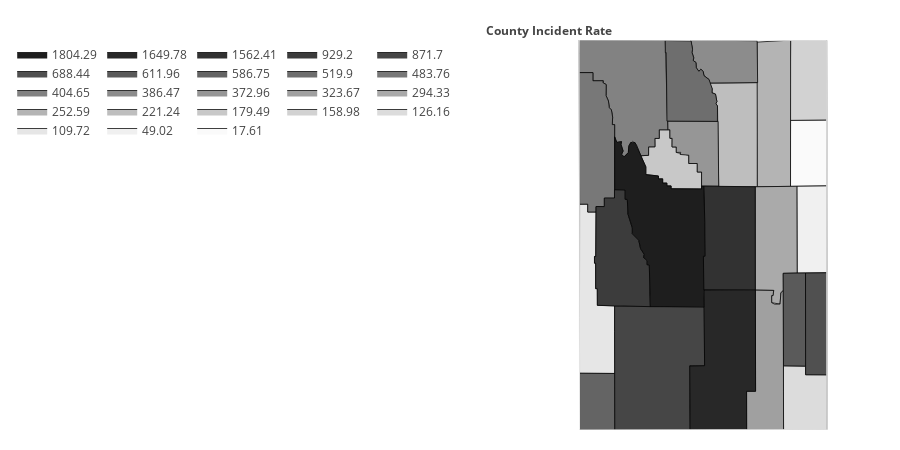

Notebook code for this chart:
### Code cell
########educational discipline rates chloropleth#########
display(HTML('<h1>Educational Discipline Rates for {}</h1>'.format(YEAR)))
display(HTML(school_county_rates[['Total','Population 11-17','Rate']].loc[idx[:,YEAR:YEAR], :].reset_index(level=1,drop=True).transpose().to_html()))
edu_values = []
for county in counties:
    #print('county: {} with value: {}'.format(county,juvenile_arrests[['Total Incidents','Population 11-17','Rate']].loc[idx[county,YEAR:YEAR], :]['Rate'][0]))
    edu_values.append(school_county_rates.loc[idx[county,YEAR:YEAR], :]['Rate'][0])
# print(len(values))
# print(len(fips))
# print(fips)
# print(values)

fig = ff.create_choropleth(
    fips=fips, values=edu_values,colorscale=grey_scale,
    scope=['Wyoming'], county_outline={'color': 'rgb(0,0,0)', 'width': 0.75},
    legend_title='County Incident Rate'
)
fig['layout']['legend'].update({'x': -.2,'orientation':'h'})
fig['layout']['annotations'][0].update({'x': -0.12, 'xanchor': 'left'})
# print(dir(fig['layout']['legend']))
# print(str(fig['layout']['legend']))
pl.offline.iplot(fig, filename='educational_discipline_rates_choropleth_wyoming')

### Figure 1 — Plotly figure (JSON) as saved in the notebook; plotly's stock layout.template omitted (floating-point values rounded to 4 significant figures)
{"data": [{"fill": "toself", "fillcolor": "rgb(250,250,250)", "hoverinfo": "none", "line": {"color": "rgb(0,0,0)", "width": 0.75}, "mode": "lines", "name": "17.61", "type": "scatter", "uid": "ad215f4c-b5f9-11e8-a737-e82aea1df894", "x": [-105.1, -105.1, -104.1, -104.1, -105.1, -105.1, null], "y": [43.97, 44.18, 44.18, 43.5, 43.5, 43.97, null]}, {"fill": "toself", "fillcolor": "rgb(240,240,240)", "hoverinfo": "none", "line": {"color": "rgb(0,0,0)", "width": 0.75}, "mode": "lines", "name": "49.02", "type": "scatter", "uid": "ad215f4d-b5f9-11e8-a737-e82aea1df894", "x": [-104.9, -104.1, -104.1, -104.9, -104.9, null], "y": [43.5, 43.5, 42.61, 42.61, 43.5, null]}, {"fill": "toself", "fillcolor": "rgb(230,230,230)", "hoverinfo": "none", "line": {"color": "rgb(0,0,0)", "width": 0.75}, "mode": "lines", "name": "109.72", "type": "scatter", "uid": "ad215f4e-b5f9-11e8-a737-e82aea1df894", "x": [-111.0, -111.0, -110.8, -110.8, -110.6, -110.6, -110.6, -110.6, -110.6, -110.6, -110.5, -110.5, -110.1, -110.0, -111.0, -111.0, null], "y": [42.15, 43.32, 43.32, 43.24, 43.24, 42.78, 42.78, 42.71, 42.71, 42.45, 42.45, 42.28, 42.27, 41.58, 41.58, 42.15, null]}, {"fill": "toself", "fillcolor": "rgb(220,220,220)", "hoverinfo": "none", "line": {"color": "rgb(0,0,0)", "width": 0.75}, "mode": "lines", "name": "126.16", "type": "scatter", "uid": "ad215f4f-b5f9-11e8-a737-e82aea1df894", "x": [-105.3, -105.3, -104.7, -104.7, -104.1, -104.1, -105.3, -105.3, null], "y": [41.4, 41.66, 41.65, 41.57, 41.56, 41.0, 41.0, 41.4, null]}, {"fill": "toself", "fillcolor": "rgb(210,210,210)", "hoverinfo": "none", "line": {"color": "rgb(0,0,0)", "width": 0.75}, "mode": "lines", "name": "158.98", "type": "scatter", "uid": "ad215f50-b5f9-11e8-a737-e82aea1df894", "x": [-105.1, -105.1, -104.1, -104.1, -105.1, -105.1, null], "y": [44.54, 45.0, 45.0, 44.18, 44.18, 44.54, null]}, {"fill": "toself", "fillcolor": "rgb(200,200,200)", "hoverinfo": "none", "line": {"color": "rgb(0,0,0)", "width": 0.75}, "mode": "lines", "name": "179.49", "type": "scatter", "uid": "ad215f51-b5f9-11e8-a737-e82aea1df894", "x": [-109.3, -109.1, -109.1, -108.9, -108.9, -108.8, -108.8, -108.5, -108.5, -108.4, -108.4, -108.3, -108.3, -108.0, -108.0, -107.7, -107.7, -107.6, -107.6, -108.5, -108.5, -108.6, -108.6, -108.7, -108.7, -108.8, -108.8, -109.2, -109.2, -109.3, null], "y": [43.81, 43.82, 43.9, 43.9, 43.99, 43.99, 44.08, 44.08, 43.99, 43.99, 43.9, 43.9, 43.85, 43.82, 43.73, 43.73, 43.65, 43.65, 43.47, 43.47, 43.5, 43.5, 43.53, 43.53, 43.58, 43.58, 43.61, 43.62, 43.7, 43.81, null]}, {"fill": "toself", "fillcolor": "rgb(190,190,190)", "hoverinfo": "none", "line": {"color": "rgb(0,0,0)", "width": 0.75}, "mode": "lines", "name": "221.24", "type": "scatter", "uid": "ad215f52-b5f9-11e8-a737-e82aea1df894", "x": [-107.4, -106.0, -106.0, -107.1, -107.1, -107.2, -107.2, -107.2, -107.3, -107.3, -107.4, null], "y": [44.56, 44.56, 43.49, 43.49, 44.32, 44.35, 44.37, 44.45, 44.46, 44.5, 44.56, null]}, {"fill": "toself", "fillcolor": "rgb(180,180,180)", "hoverinfo": "none", "line": {"color": "rgb(0,0,0)", "width": 0.75}, "mode": "lines", "name": "252.59", "type": "scatter", "uid": "ad215f53-b5f9-11e8-a737-e82aea1df894", "x": [-106.0, -105.1, -105.1, -106.0, -106.0, null], "y": [44.98, 45.0, 43.5, 43.49, 44.98, null]}, {"fill": "toself", "fillcolor": "rgb(170,170,170)", "hoverinfo": "none", "line": {"color": "rgb(0,0,0)", "width": 0.75}, "mode": "lines", "name": "294.33", "type": "scatter", "uid": "ad215f54-b5f9-11e8-a737-e82aea1df894", "x": [-106.1, -104.9, -104.9, -105.3, -105.3, -105.4, -105.4, -105.6, -105.6, -105.6, -105.6, -106.1, -106.1, null], "y": [43.49, 43.5, 42.61, 42.61, 42.43, 42.4, 42.29, 42.3, 42.38, 42.38, 42.43, 42.43, 43.49, null]}, {"fill": "toself", "fillcolor": "rgb(160,160,160)", "hoverinfo": "none", "line": {"color": "rgb(0,0,0)", "width": 0.75}, "mode": "lines", "name": "323.67", "type": "scatter", "uid": "ad215f55-b5f9-11e8-a737-e82aea1df894", "x": [-106.3, -106.1, -106.1, -105.6, -105.6, -105.6, -105.6, -105.5, -105.4, -105.4, -105.3, -105.3, -106.3, -106.3, null], "y": [41.4, 41.4, 42.43, 42.43, 42.38, 42.38, 42.3, 42.29, 42.29, 42.4, 42.43, 41.0, 41.0, 41.4, null]}, {"fill": "toself", "fillcolor": "rgb(150,150,150)", "hoverinfo": "none", "line": {"color": "rgb(0,0,0)", "width": 0.75}, "mode": "lines", "name": "372.96", "type": "scatter", "uid": "ad215f56-b5f9-11e8-a737-e82aea1df894", "x": [-108.6, -107.1, -107.1, -107.6, -107.6, -107.7, -107.7, -108.0, -108.0, -108.2, -108.2, -108.2, -108.3, -108.3, -108.4, -108.4, -108.5, -108.5, -108.6, -108.6, null], "y": [44.17, 44.17, 43.5, 43.5, 43.65, 43.65, 43.73, 43.73, 43.82, 43.82, 43.83, 43.85, 43.85, 43.9, 43.9, 43.99, 43.99, 44.08, 44.08, 44.17, null]}, {"fill": "toself", "fillcolor": "rgb(140,140,140)", "hoverinfo": "none", "line": {"color": "rgb(0,0,0)", "width": 0.75}, "mode": "lines", "name": "386.47", "type": "scatter", "uid": "ad215f57-b5f9-11e8-a737-e82aea1df894", "x": [-107.9, -106.0, -106.0, -107.4, -107.4, -107.5, -107.5, -107.6, -107.7, -107.7, -107.8, -107.8, -107.8, -107.9, -107.9, -107.9, null], "y": [45.0, 44.99, 44.56, 44.56, 44.6, 44.63, 44.68, 44.7, 44.68, 44.72, 44.77, 44.79, 44.82, 44.87, 44.92, 45.0, null]}, {"fill": "toself", "fillcolor": "rgb(130,130,130)", "hoverinfo": "none", "line": {"color": "rgb(0,0,0)", "width": 0.75}, "mode": "lines", "name": "404.65", "type": "scatter", "uid": "ad215f58-b5f9-11e8-a737-e82aea1df894", "x": [-111.1, -111.1, -108.6, -108.6, -108.8, -108.8, -108.9, -108.9, -109.1, -109.1, -109.3, -109.4, -109.5, -109.6, -109.7, -109.8, -109.9, -109.8, -109.9, -109.9, -110.0, -110.1, -110.1, -110.1, -110.1, -110.1, -110.2, -110.2, -110.3, -110.3, -110.4, -110.4, -110.7, -110.7, -111.1, -111.1, null], "y": [44.87, 45.0, 45.0, 44.08, 44.08, 43.99, 43.99, 43.9, 43.9, 43.82, 43.81, 43.93, 43.96, 43.92, 43.85, 43.8, 43.83, 43.86, 43.93, 43.96, 43.95, 44.01, 44.13, 44.13, 44.21, 44.28, 44.31, 44.37, 44.43, 44.54, 44.56, 44.58, 44.58, 44.67, 44.67, 44.87, null]}, {"fill": "toself", "fillcolor": "rgb(120,120,120)", "hoverinfo": "none", "line": {"color": "rgb(0,0,0)", "width": 0.75}, "mode": "lines", "name": "483.76", "type": "scatter", "uid": "ad215f59-b5f9-11e8-a737-e82aea1df894", "x": [-111.1, -110.7, -110.7, -110.4, -110.4, -110.3, -110.3, -110.2, -110.2, -110.1, -110.1, -110.1, -110.1, -110.1, -110.3, -110.3, -110.6, -110.6, -110.8, -110.8, -111.0, -111.1, null], "y": [44.67, 44.67, 44.58, 44.58, 44.56, 44.54, 44.43, 44.37, 44.31, 44.28, 44.21, 44.13, 44.13, 43.38, 43.38, 43.29, 43.29, 43.24, 43.24, 43.32, 43.32, 44.67, null]}, {"fill": "toself", "fillcolor": "rgb(110,110,110)", "hoverinfo": "none", "line": {"color": "rgb(0,0,0)", "width": 0.75}, "mode": "lines", "name": "519.9", "type": "scatter", "uid": "ad215f5a-b5f9-11e8-a737-e82aea1df894", "x": [-108.6, -107.9, -107.8, -107.9, -107.8, -107.8, -107.8, -107.7, -107.7, -107.6, -107.5, -107.5, -107.4, -107.3, -107.3, -107.2, -107.2, -107.2, -107.1, -107.1, -108.6, -108.6, -108.6, -108.6, null], "y": [45.0, 44.99, 44.91, 44.87, 44.82, 44.79, 44.77, 44.72, 44.68, 44.7, 44.68, 44.63, 44.6, 44.5, 44.46, 44.45, 44.37, 44.35, 44.32, 44.17, 44.17, 44.87, 44.87, 45.0, null]}, {"fill": "toself", "fillcolor": "rgb(100,100,100)", "hoverinfo": "none", "line": {"color": "rgb(0,0,0)", "width": 0.75}, "mode": "lines", "name": "586.75", "type": "scatter", "uid": "ad215f5b-b5f9-11e8-a737-e82aea1df894", "x": [-111.0, -111.0, -110.0, -110.0, -111.0, -111.0, null], "y": [41.16, 41.58, 41.58, 41.0, 41.0, 41.16, null]}, {"fill": "toself", "fillcolor": "rgb(90,90,90)", "hoverinfo": "none", "line": {"color": "rgb(0,0,0)", "width": 0.75}, "mode": "lines", "name": "611.96", "type": "scatter", "uid": "ad215f5c-b5f9-11e8-a737-e82aea1df894", "x": [-105.3, -104.7, -104.7, -105.3, -105.3, null], "y": [42.61, 42.61, 41.65, 41.66, 42.61, null]}, {"fill": "toself", "fillcolor": "rgb(80,80,80)", "hoverinfo": "none", "line": {"color": "rgb(0,0,0)", "width": 0.75}, "mode": "lines", "name": "688.44", "type": "scatter", "uid": "ad215f5d-b5f9-11e8-a737-e82aea1df894", "x": [-104.7, -104.1, -104.1, -104.7, -104.7, null], "y": [42.61, 42.61, 41.56, 41.57, 42.61, null]}, {"fill": "toself", "fillcolor": "rgb(70,70,70)", "hoverinfo": "none", "line": {"color": "rgb(0,0,0)", "width": 0.75}, "mode": "lines", "name": "871.7", "type": "scatter", "uid": "ad215f5e-b5f9-11e8-a737-e82aea1df894", "x": [-110.1, -110.1, -107.5, -107.5, -107.9, -107.9, -110.0, -110.1, null], "y": [42.01, 42.27, 42.26, 41.66, 41.66, 41.0, 41.0, 42.01, null]}, {"fill": "toself", "fillcolor": "rgb(60,60,60)", "hoverinfo": "none", "line": {"color": "rgb(0,0,0)", "width": 0.75}, "mode": "lines", "name": "929.2", "type": "scatter", "uid": "ad215f5f-b5f9-11e8-a737-e82aea1df894", "x": [-110.6, -110.6, -110.6, -110.3, -110.3, -110.1, -110.1, -109.8, -109.8, -109.7, -109.7, -109.6, -109.6, -109.4, -109.3, -109.2, -109.2, -109.1, -109.1, -109.1, -109.0, -110.5, -110.5, -110.6, -110.6, -110.6, -110.6, null], "y": [42.78, 42.78, 43.29, 43.29, 43.38, 43.38, 43.46, 43.46, 43.37, 43.37, 43.22, 43.07, 43.01, 42.95, 42.86, 42.8, 42.77, 42.74, 42.69, 42.69, 42.26, 42.28, 42.45, 42.45, 42.71, 42.71, 42.78, null]}, {"fill": "toself", "fillcolor": "rgb(50,50,50)", "hoverinfo": "none", "line": {"color": "rgb(0,0,0)", "width": 0.75}, "mode": "lines", "name": "1562.41", "type": "scatter", "uid": "ad215f60-b5f9-11e8-a737-e82aea1df894", "x": [-107.5, -107.5, -107.5, -106.1, -106.1, -107.5, -107.5, null], "y": [42.78, 42.78, 43.5, 43.49, 42.43, 42.43, 42.78, null]}, {"fill": "toself", "fillcolor": "rgb(40,40,40)", "hoverinfo": "none", "line": {"color": "rgb(0,0,0)", "width": 0.75}, "mode": "lines", "name": "1649.78", "type": "scatter", "uid": "ad215f61-b5f9-11e8-a737-e82aea1df894", "x": [-107.9, -107.5, -107.5, -106.1, -106.1, -106.3, -106.3, -107.9, -107.9, null], "y": [41.65, 41.66, 42.43, 42.43, 41.4, 41.4, 41.0, 41.0, 41.65, null]}, {"fill": "toself", "fillcolor": "rgb(30,30,30)", "hoverinfo": "none", "line": {"color": "rgb(0,0,0)", "width": 0.75}, "mode": "lines", "name": "1804.29", "type": "scatter", "uid": "ad215f62-b5f9-11e8-a737-e82aea1df894", "x": [-110.1, -110.0, -109.9, -109.9, -109.8, -109.9, -109.8, -109.7, -109.7, -109.6, -109.5, -109.2, -109.2, -108.8, -108.8, -108.7, -108.7, -108.6, -108.6, -108.5, -108.5, -107.6, -107.6, -107.5, -107.5, -107.5, -107.5, -107.5, -109.0, -109.1, -109.1, -109.1, -109.2, -109.2, -109.3, -109.4, -109.6, -109.6, -109.7, -109.7, -109.8, -109.8, -110.1, -110.1, null], "y": [44.01, 43.95, 43.96, 43.93, 43.86, 43.83, 43.8, 43.85, 43.91, 43.95, 43.95, 43.7, 43.62, 43.61, 43.58, 43.58, 43.53, 43.53, 43.5, 43.5, 43.47, 43.47, 43.5, 43.5, 43.13, 42.78, 42.78, 42.26, 42.26, 42.69, 42.69, 42.74, 42.77, 42.8, 42.86, 42.95, 43.01, 43.07, 43.22, 43.37, 43.37, 43.46, 43.46, 44.01, null]}, {"hoverinfo": "text", "legendgroup": "centroids", "marker": {"color": "white", "opacity": 0}, "mode": "markers", "name": "US Counties", "selected": {"marker": {"color": "white", "opacity": 1, "size": 3}}, "showlegend": false, "text": ["County: Albany<br>State: Wyoming<br>FIPS: 56001<br>Value: 323.67", "County: Big Horn<br>State: Wyoming<br>FIPS: 56003<br>Value: 519.9", "County: Campbell<br>State: Wyoming<br>FIPS: 56005<br>Value: 252.59", "County: Carbon<br>State: Wyoming<br>FIPS: 56007<br>Value: 1649.78", "County: Converse<br>State: Wyoming<br>FIPS: 56009<br>Value: 294.33", "County: Crook<br>State: Wyoming<br>FIPS: 56011<br>Value: 158.98", "County: Fremont<br>State: Wyoming<br>FIPS: 56013<br>Value: 1804.29", "County: Goshen<br>State: Wyoming<br>FIPS: 56015<br>Value: 688.44", "County: Hot Springs<br>State: Wyoming<br>FIPS: 56017<br>Value: 179.49", "County: Johnson<br>State: Wyoming<br>FIPS: 56019<br>Value: 221.24", "County: Laramie<br>State: Wyoming<br>FIPS: 56021<br>Value: 126.16", "County: Lincoln<br>State: Wyoming<br>FIPS: 56023<br>Value: 109.72", "County: Natrona<br>State: Wyoming<br>FIPS: 56025<br>Value: 1562.41", "County: Niobrara<br>State: Wyoming<br>FIPS: 56027<br>Value: 49.02", "County: Park<br>State: Wyoming<br>FIPS: 56029<br>Value: 404.65", "County: Platte<br>State: Wyoming<br>FIPS: 56031<br>Value: 611.96", "County: Sheridan<br>State: Wyoming<br>FIPS: 56033<br>Value: 386.47", "County: Sublette<br>State: Wyoming<br>FIPS: 56035<br>Value: 929.2", "County: Sweetwater<br>State: Wyoming<br>FIPS: 56037<br>Value: 871.7", "County: Teton<br>State: Wyoming<br>FIPS: 56039<br>Value: 483.76", "County: Uinta<br>State: Wyoming<br>FIPS: 56041<br>Value: 586.75", "County: Washakie<br>State: Wyoming<br>FIPS: 56043<br>Value: 372.96", "County: Weston<br>State: Wyoming<br>FIPS: 56045<br>Value: 17.61"], "type": "scatter", "uid": "ad215f63-b5f9-11e8-a737-e82aea1df894", "unselected": {"marker": {"opacity": 0}}, "x": [-105.7, -108.0, -105.5, -106.9, -105.5, -104.6, -108.6, -104.4, -108.4, -106.6, -104.7, -110.7, -106.8, -104.5, -109.6, -105.0, -106.9, -109.9, -108.9, -110.6, -110.5, -107.7, -104.6], "y": [41.65, 44.53, 44.25, 41.69, 42.97, 44.59, 43.04, 42.09, 43.72, 44.04, 41.31, 42.26, 42.96, 43.06, 44.52, 42.13, 44.79, 42.77, 41.66, 43.93, 41.29, 43.9, 43.84]}, {"hoverinfo": "text", "legendgroup": "States", "line": {"color": "rgb(240, 240, 240)", "width": 1}, "mode": "lines", "showlegend": false, "type": "scatter", "uid": "ad215f64-b5f9-11e8-a737-e82aea1df894", "x": [-111.1, -111.1, -104.1, -104.1, -111.0, -111.1, null], "y": [44.87, 45.0, 45.0, 41.0, 41.0, 44.87, null]}], "layout": {"annotations": [{"showarrow": false, "text": "<b>County Incident Rate</b>", "x": -0.12, "xanchor": "left", "xref": "paper", "y": 1.05, "yref": "paper"}], "dragmode": "select", "height": 450, "hovermode": "closest", "legend": {"orientation": "h", "traceorder": "reversed", "x": -0.2, "xanchor": "right", "y": 1, "yanchor": "top"}, "margin": {"b": 20, "l": 20, "r": 20, "t": 40}, "width": 900, "xaxis": {"autorange": false, "fixedrange": true, "range": [-112.6, -102.6], "showgrid": false, "showticklabels": false, "zeroline": false}, "yaxis": {"autorange": false, "fixedrange": true, "range": [41.0, 45.0], "showgrid": false, "showticklabels": false, "zeroline": false}}}
